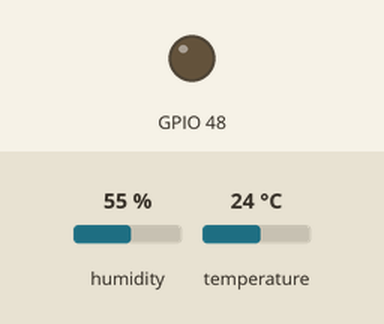
This sketch was run on a simulated ESP32-S3. On the bench: output pins drawn as LEDs (lit = HIGH). The inputs (shaded band) are chosen by the test bench; at power-on: humidity 55 %, temperature 24 °C. WiFi joins after 1.5 s; servers stay silent unless stated; no MQTT or app messages arrive unless stated; what the sketch prints to the serial monitor is not drawn.

Above: at 4.2 s.
4.3 s: humidity set to 79 %
6.3 s: humidity set to 82 %
At 7.8 s:
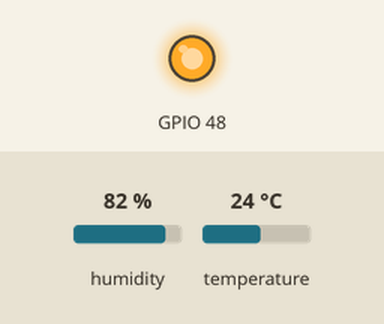
11.6 s: humidity set to 22 %
At 13.7 s:
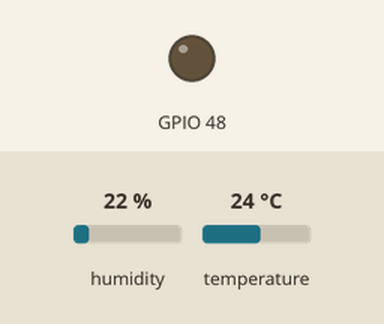
14.7 s: humidity set to 88 %
At 16.1 s:
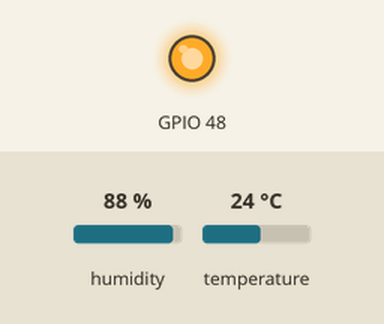
Timing chart, 0 to 17.7 s (numbered marks = the images above; inputs shaded):
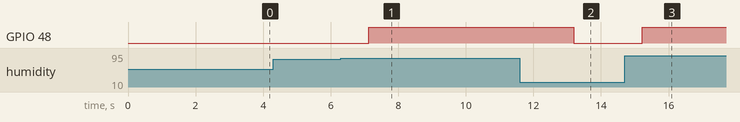

The sketch:

Q3.ino
```cpp
#include <Arduino.h>
#include <WiFi.h>
#include <DHT.h>
#include <PubSubClient.h>

#define DHTPIN 4
#define DHTTYPE DHT11

float humidityP = 0;
float humidityT = 80;
const char* ssid = "UOC_Staff";
const char* password = "admin106";
const char* mqtt_broker = "broker.hivemq.com";
const int port = 1883;
const String client_id = "esp32s3-client-24sea052";
const char* topic = "ea2121/24sea052";
const char* message = "Hello from group 04 - 24SEA052";
int lastTime = 0;
unsigned long lastMsg = 0;

DHT dht(DHTPIN, DHTTYPE);
WiFiClient espClient;
PubSubClient client(espClient);

void callback(char *topic, byte *payload, unsigned int length) {
    Serial.print("Message arrived in topic: ");
    Serial.println(topic);
    Serial.print("Message:");
    for (int i = 0; i < length; i++) {
        Serial.print((char) payload[i]);
    }
    Serial.println();
    Serial.println("-----------------------");
}

void setup() {
    Serial.begin(115200);
    dht.begin();

    pinMode(RGB_BUILTIN, OUTPUT);

    // Init wifi
    WiFi.disconnect();
    delay(1000);
    WiFi.begin((char*)ssid, (char*)password);

    // Wait while wifi to connect
    Serial.printf("Wifi connecting to SSID: %s\n", ssid);
    int attempts = 0;
    while (WiFi.status() != WL_CONNECTED && attempts < 20) {
        delay(1000);
        int status = WiFi.status();
        Serial.printf("Attempt %d - WiFi Status: %d\n", attempts + 1, status);
        attempts++;
    }

    if (WiFi.status() == WL_CONNECTED) {
        Serial.println("\nWiFi connected!");
        Serial.printf("IP address: %s\n", WiFi.localIP().toString().c_str());
    } else {
        Serial.println("\nWiFi connection failed!");
        ESP.restart();
    }

    // MQTT Connection
    client.setServer(mqtt_broker, port);
    client.setCallback(callback);
    while (!client.connected()) {
        Serial.printf("The client %s connects to the public MQTT broker\n", client_id.c_str());
        if (client.connect(client_id.c_str())) {
            Serial.println("Public Hive MQTT broker connected!");
        } else {
            Serial.print("failed with state ");
            Serial.print(client.state());
            delay(2000);
        }
    }
    client.subscribe(topic);

    // Publishing message
    Serial.println("Publishing message");
    client.publish(topic, message);
}

void loop() {
  humidityP = dht.readHumidity();

  if (humidityP > humidityT) {
    digitalWrite(RGB_BUILTIN, HIGH);
  } else {
    digitalWrite(RGB_BUILTIN, LOW);
  }

  unsigned long now = millis();
  if (now - lastMsg >= 1000) {
    lastMsg = now;

    client.publish(topic, String(humidityP).c_str());
  }

  client.loop();
}
```

Measured:
- the behaviour switches between 80 and 81 % on humidity (found by bisection; images 0 and 1)
- after the input at 4.3 s, every drawn part: stays the same
- after the input at 6.3 s, GPIO 48: LOW → HIGH after 0.83 s
- after the input at 11.6 s, GPIO 48: HIGH → LOW after 1.6 s
- after the input at 14.7 s, GPIO 48: LOW → HIGH after 0.52 s
